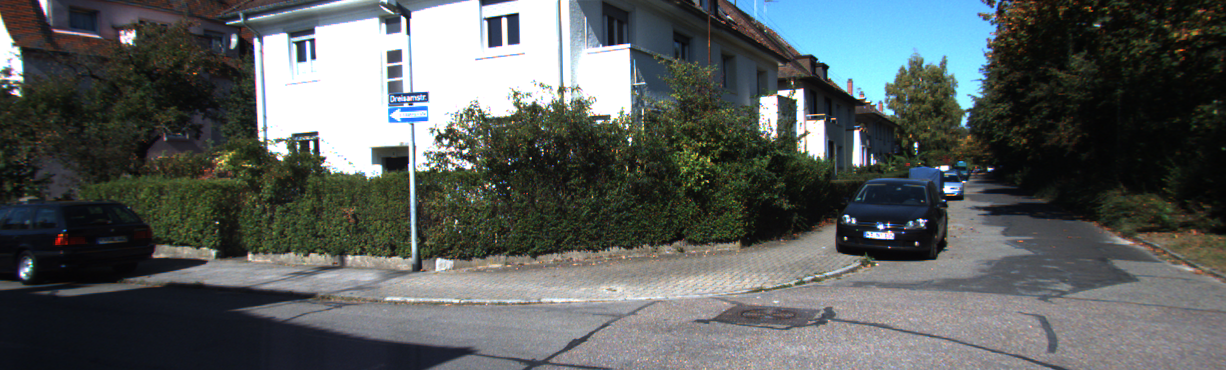
#> input picture Structure from Motion/data/img2/0000000461.png, 1226 x 370 px; its folder holds only this picture in this run
$ jupyter execute --allow-errors StereoSLAM.ipynb   (shell and % lines are left out)
#> lines starting #> are read from the running program, lines starting #| are printed output that depends on the picture
#> further down, img_left is the input picture: shape (370, 1226, 3); mean B, G, R 92.6, 93.8, 88.8
# Stereo SLAM

This is a major part of this project and will likely take some time.

For stereo, feel free to look up existing tutorials that implement this and write your own code here. Do not spend too long tweaking parameters here, focus on getting decent results and move on. You can also use OpenCV functions to backproject to 3D.

## PART 1: Stereo dense reconstruction

3-D point clouds are very useful in robotics for several tasks such as object detection, motion estimation (3D-3D matching or 3D-2D matching), SLAM, and other forms of scene understanding.  Stereo camerasprovide  us  with  a  convenient  way  to  generate  dense  point  clouds.Densehere,  in  contrast  tosparse,means all the image points are used for the reconstruction.  In this part of the assignment you will begenerating a dense 3D point cloud reconstruction of a scene from stereo images.

#### Procedure:

<ol>
    <li> Generate a disparity map for each stereo pair.  Use OpenCV (e.g.  StereoSGBM) for this.  Notethat the images provided are already rectified and undistorted. </li>
    <li> Then, using the camera parameters and baseline information generate colored point clouds from each disparity map.  Some points will have invalid disparity values, so ignore them.  Use [Open3D]for storing your point clouds. </li>
    <li> Register (or transform) all the generated point clouds into your world frame by using the providedground truth poses. </li>
    <li> Visualize the registered point cloud data, in color.  Use Open3D for this </li>
</ol>


Write briefly about how the disparity map is generated (if you used SGBM, write about SGBM).

A disparity map measures the difference in apparent positions of the same object as observed in the two images, and can be related to the depth of the object (as closer objects have a higher disparity). We use openCV's StereoSGBM functionality to calculate this map, which uses Semi-Global Block Matching to calculate corresponding points and then measures the differences in their apparent positions. So the StereoSGBM matches blocks, and not individual pixels. Though, setting blockSize=1 reduces the blocks to single pixels. StereoSGB uses several parameters:

minDisparity:       Minimum possible disparity value. Normally, it is zero but sometimes rectification algorithms can shift images which can lead to arbitrary values.
numDisparities:     Maximum disparity minus minimum disparity.
blockSize:      Matched block size. It must be an odd number >=1.
disp12MaxDiff:      Maximum allowed difference (in integer pixel units) in the left-right disparity check.
preFilterCap:       Truncation value for the prefiltered image pixels. The algorithm first computes x-derivative at each pixel and clips its value by [-preFilterCap, preFilterCap] interval. The result values are passed to the Birchfield-Tomasi pixel cost function.

uniquenessRatio:    Margin in percentage by which the best (minimum) computed cost function value should win the second best value to consider the found match correct.
speckleWindowSize:  Maximum size of smooth disparity regions to consider their noise speckles and invalidate.
speckleRange:   Maximum disparity variation within each connected component.

P1:    The first parameter controlling the disparity smoothness. Used for the case of slanted surfaces.
P2:    The second parameter controlling the disparity smoothness.This parameter is used for solving the depth discontinuities problem. The larger the values are, the smoother the disparity is. P1 is the penalty on the disparity change by plus or minus 1 between neighbor pixels. P2 is the penalty on the disparity change by more than 1 between neighbor pixels.

Heavy parameter tuning was required to achieve acceptable disparity results. We divide our disparity images by 64, which is a multiple of 16, to ensure that it fits the requirement needed reprojectImageTo3D. Choosing 64 gave us better results than 32. Later, to get a better control over the reprojection process we implemented our own reprojectImageTo3D function. For that we converted the disparity matrix into a disparity flattened array and then later extracted the inverse_projected 3D points directly. Next, we calculate the reverse projection matrix, which uses the dimensions of the image, the focal distance and the baseline, and along with the disparity information, helps to reproject the image points back into the 3D world.

[cell 1]
import os
import cv2
import numpy as np
import matplotlib.pyplot as plt
from sklearn.preprocessing import normalize
import random
import open3d as o3d

[cell 2]
# [5 lines left out: function read_transformations, not called in this run]

POSES_PATH = "../data/poses.txt"
LEFT_IMAGES_DIR_PATH = "../data/img2"
RIGHT_IMAGES_DIR_PATH = "../data/img3"
RESULTS_PATH = 'point_clouds'

K = [[7.070912e+02, 0.000000e+00, 6.018873e+02], [0.000000e+00, 7.070912e+02, 1.831104e+02], [0.000000e+00, 0.000000e+00, 1.000000e+00]]
BASELINE = 0.53790448812
#> (the rest of this cell did not finish here and is left out)

[cell 3]
NUM_DISPARITIES = 144
BLOCK_SIZE = 5
UNIQUENESS_RATIO = 10
SPECKLE_RANGE = 32
WINDOW_SIZE = 5
MIN_DISPARITY = -39
DISP_12_MAX_DIFF = 1
SPECKLE_WINDOW_SIZE = 100

[cell 4]
def project_points_to_world(points,pose):
    points = (pose @ points.T).T
    return points

def getParallaxMap(disparity):
    h,w = disparity.shape
    disparity_map = []
    for i in range(h):
        for j in range(w):
            disparity_map.append([j,i,disparity[i,j],1])
    return np.array(disparity_map)

def reprojectImageTo3d(disparity_map,Q):
    points = []
    for dis in disparity_map:
        point = Q @ dis
        points.append(point)
    return np.array(points)

def make_disparitymap(imgL, imgR):

    # Hyperparameters
    win_size = WINDOW_SIZE
    min_disp = MIN_DISPARITY
    num_disp = NUM_DISPARITIES

    stereo = cv2.StereoSGBM_create(minDisparity = min_disp,
        numDisparities = num_disp,
        blockSize = BLOCK_SIZE,
        disp12MaxDiff = DISP_12_MAX_DIFF,
        speckleWindowSize = SPECKLE_WINDOW_SIZE,
        speckleRange = SPECKLE_RANGE,
        uniquenessRatio = UNIQUENESS_RATIO,
        P1 = 8*3* win_size**2,
        P2 = 32*3*win_size**2,
        preFilterCap = 63
    )

    disparity = stereo.compute(imgL, imgR).astype(np.float32)/64.0
    disparity = (disparity-min_disp)/num_disp
    return disparity

# [9 lines left out: function filter, not called in this run]

[cell 5]
i_ = 0
world_pcd = o3d.geometry.PointCloud()

#> (the rest of this cell did not finish here and is left out)

#> in make_disparitymap, `disparity = stereo.compute(imgL, imgR).astype(np.float32)/64.0`:
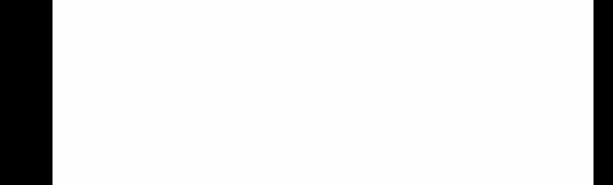
#> disparity: shape (370, 1226) float32 (shown at 1/2 size); min -10, max 0.0312, mean -1.17; drawn with min black and max white

    h, w = disparity.shape[:2]
    f = K[0][0]
    rev_proj_matrix = np.float32([[1, 0, 0, -0.5*w],
                        [0,-1, 0,  0.5*h],
                        [0, 0, 0, f],
                        [0, 0, 1/BASELINE,  0]])
    disparity_map = getParallaxMap(disparity)
#> after the loop in getParallaxMap, `for i in range(h):`: disparity_map = 453620 items
    point_cloud = reprojectImageTo3d(disparity_map, rev_proj_matrix)
#> the loop in reprojectImageTo3d, `for dis in disparity_map:` made 453620 passes
#> (dis, point) on passes 1 to 3: ([0, 0, 0.201, 1], [-613, 185, 707.1, 0.374]), ([1, 0, 0.201, 1], [-612, 185, 707.1, 0.374]), ([2, 0, 0.201, 1], [-611, 185, 707.1, 0.374])

    colors = cv2.cvtColor(img_left, cv2.COLOR_BGR2RGB)
    mask = (disparity >= disparity.min())
    colors = colors[mask]

    colors = colors/255
    cloud_colors = np.array(colors)

    point_cloud = (point_cloud.T/point_cloud.T[3,:]).T
    point_cloud = project_points_to_world(point_cloud,TRANS[i_].reshape((3, 4)))

    point_cloud,cloud_colors = filter(point_cloud,cloud_colors)

    pcd = o3d.geometry.PointCloud()
    pcd.points = o3d.utility.Vector3dVector(point_cloud)
    pcd.colors = o3d.utility.Vector3dVector(cloud_colors)
    world_pcd += pcd

    i_ += 1

o3d.io.write_point_cloud("colored_op.pcd", world_pcd)

[cell 6]
output = o3d.io.read_point_cloud("colored_op.pcd")
o3d.visualization.draw_geometries([output])

## PART 2: Motion estimation using iterative PnP

Using the generated reconstruction from the previous part, synthesize a new image taken by a virtualmonocular camera fixed at any arbitrary position and orientation.  Your task in this part is to recoverthis pose using an iterative Perspective-from-n-Points (PnP) algorithm.

#### Procedure:

<ol>
    <li> Obtain a set of 2D-3D correspondences between the the image and the point cloud.  Since hereyou’re generating the image, this should be easy to obtain. </li>
    <li> For this set of correspondences compute the total reprojection error c= $\sum_{i} ‖x_i−P_{k}X_i‖^2 $    where $P_{k}= K[R_{k}|t_{k}]$, $X_{i}$ is the 3D point in the world frame, $x_{i}$ is its corresponding projection. </li>
    <li> Solve for the pose $T_{k}$ that minimizes this non-linear reprojection error using a Gauss-Newton (GN)scheme.  Recall that in GN we start with some initial estimated value $x_{o}$ and iteratively refine the estimate using $x_{1}$= $∆x+x_0$, where $∆x$ is obtained by solving the normal equations $J^{T}J∆x$= -$J^{T}e$, until convergence.The main steps in this scheme are computing the corresponding Jacobians and updating the estimates correctly.  For our problem,  use a 12×1 vector parameterization for $T_{k}$(the top 3×4submatrix).  Run the optimization for different choices of initialization and report your observations. </li>
</ol>

Make sure that you write about how you calculate the residual and jacobians. Do not just include the code. The pose that you have been given is the ground truth, so using that will obviously give good results for optimization, so try out something else as well.

Structure of the jacobian and residual is derived in `Theory.pdf` file.

[cell 7]
def get_correspondences(world_pcd, sample_count = 100):
    #Initialising R and t:
    mu, sigma = 0, 0.1
    R = np.random.normal(mu, sigma, (3, 3))
    t = np.random.normal(mu, sigma, (3, 1))
    R_t = np.hstack((R,t))  #3x4 translation matrix

    #get P:
    P = K @ R_t

    points = np.asarray(world_pcd.points)

    points_2d = []
    points_3d = []

    rand_ind = np.random.randint(0,points.shape[0],size=sample_count)

    for i in rand_ind:

        x_est = P @ np.hstack((points[i], [1]))
        points_3d.append(np.hstack((points[i], [1])))
        points_2d.append(x_est)

    points_3d = np.array(points_3d)
    points_2d = np.array(points_2d)

    return points_2d, points_3d, P

[cell 8]
# UTILITY FUNCTIONS

# [55 lines left out: functions get_residual, get_jacobian, gauss_newton, not called in this run]

def PnP(points_2d, points_3d, P_init, iterations = 100, tol = 1e-15):
    return gauss_newton(points_2d, points_3d, P_init, iterations, tol)

#> (a cell that did not finish here is left out)

mu, sigma = 100, 100
P_init_unnormm = P_gt_unnorm.reshape((12,1)) + np.random.normal(mu, sigma, (12, 1))

P_out_unnorm, error_unnorm = PnP(points_2d, points_3d, P_init_unnormm)
P_out_unnorm = P_out_unnorm.reshape((3, 4))

print("Ground truth P=\n",P_gt_unnorm)
print("Randomly initialised P=\n",P_init_unnormm.reshape((3,4)))
print("Final optimised P=\n", P_out_unnorm)
print("The error value =", error_unnorm[-1])

[cell 10]
ROWS, COLS = 1, 3
H, W = 6, 8

fig, ax = plt.subplots(figsize = (COLS*W, ROWS*H))

ax.set_xlabel("Number of Iterations")
ax.set_ylabel("Error Value")
#> (the rest of this cell did not finish here and is left out)

### Normalised PnP:

[cell 11]
def get_jacobian_normalized(x, X, Pk):

    J = np.zeros((2*len(x), 12))

    x_pred = (Pk @ X.T).T
    Z = x_pred[:,2]

    # Update for xi
    J[::2, 0] = -X[:,0] / Z
    J[::2, 1] = -X[:,1] / Z
    J[::2, 2] = -X[:,2] / Z
    J[::2, 3] = -1 / Z
    J[::2, 8] = X[:,0] * x_pred[:,0] / (Z**2)
    J[::2, 9] = X[:,1] * x_pred[:,0] / (Z**2)
    J[::2,10] = X[:,2] * x_pred[:,0] / (Z**2)
    J[::2,11] = 1 / (Z**2)

    # Update for yi
    J[1::2, 4] = -X[:,0] / Z
    J[1::2, 5] = -X[:,1] / Z
    J[1::2, 6] = -X[:,2] / Z
    J[1::2, 7] = -1 / Z
    J[1::2, 8] = X[:,0] * x_pred[:,1] / (Z**2)
    J[1::2, 9] = X[:,1] * x_pred[:,1] / (Z**2)
    J[1::2,10] = X[:,2] * x_pred[:,1] / (Z**2)
    J[1::2,11] = 1 / (Z**2)

    return J

def gauss_newton_normalized(x, X, P0, n_iters = 20, lmbda = 10):
    P0 = P0.reshape((3,4))
    Pk = P0.copy()
    x = x / x[:,2].reshape(-1,1)
    errors = []

    for k in range(n_iters):

        # current projection calculation
        x_pred = (Pk @ X.T).T
        x_pred = x_pred / x_pred[:,2].reshape(-1,1)

        # residual calculation
        r = x - x_pred

        # error calculation
        err = np.sum(r**2)
        errors += [err]

        # Jacobian Calculation
        J = get_jacobian_normalized(x, X, Pk)

        # removing the difference in Z (since it's normalized)
        r_trunc = r[:,:2].flatten().reshape(-1,1)

        # Gauss Newton
        fac = np.linalg.pinv(J.T @ J)
        dPk = fac @ (J.T @ r_trunc)

        # updating P
        Pk -= dPk.reshape(3,4)

    plt.plot(range(1,len(errors)+1), errors)
    plt.title("Error vs Iteration")
    plt.xlabel("Iteration")
    plt.ylabel("Error")
    plt.show()

    return Pk, errors

def PnP_normalized(points_2d, points_3d, P_init, iterations = 100, tol = 1e-15):
    return gauss_newton_normalized(points_2d, points_3d, P_init, iterations, tol)

#> (a cell that did not finish here is left out)

mu, sigma = 0, 0.01
P_init_1 = P_gt_1 + np.random.normal(mu, sigma, (3, 4))

#> (a cell that did not finish here is left out)

#> (a cell that did not finish here is left out)

mu, sigma = 0, 0.1
P_init_2 = P_gt_2 + np.random.normal(mu, sigma, (3, 4))

#> (a cell that did not finish here is left out)

## PART 3: Odometry Calculation

In part 1, you used the ground truth pose for registration. Here, try to estimate the pose using the RGB image data alone.

#### Procedure:

1. This can be done by computing features across the two images and matching them. Since you already have the depth map, you now have correspondences between the depth maps of two images as well from the RGB feature matches.
2. You can now convert this depth map to a point cloud.
3. Since you have correspondences between image points in the depth map, you have 3D correspondences here as well. Perform ICP here to get a good pose estimate.
4. Feed these initial pose estimates into the PnP pipeline and optimise further.

[cell 16]
import matplotlib.pyplot as plt
import matplotlib.image as mpimg
import matplotlib.cm as cm
import numpy as np
import cv2

[cell 17]
COLOR = [[100,200,0],[0,100,200],[10,255,100],[255,0,0],[0,255,0],[0,0,255],[255,255,0],[0,255,255],[255,0,255],[128,128,0],[0,128,128],[100,0,50],[0,190,33],[1,100,1,],[130,130,200],[16,69,49],[175,250,200]]

def plot_points(points,image):

    for i in range(points.shape[0]):

        thickness = 10
        colour = COLOR[i]

        image = cv2.circle(image,(int(points[i][0]),int(points[i][1])),thickness,colour,-1)

    return image

Select the first pair of images (frame1).

[cell 18]
LEFT_IMAGE_PATH_1 = "../data/img2/0000000460.png"
RIGHT_IMAGE_PATH_1 = "../data/img3/0000000460.png"

[cell 19]
#Opening img1
image_points_left_1 = []
fig = plt.figure(figsize=(20,30))

IMG_LEFT = mpimg.imread(LEFT_IMAGE_PATH_1)
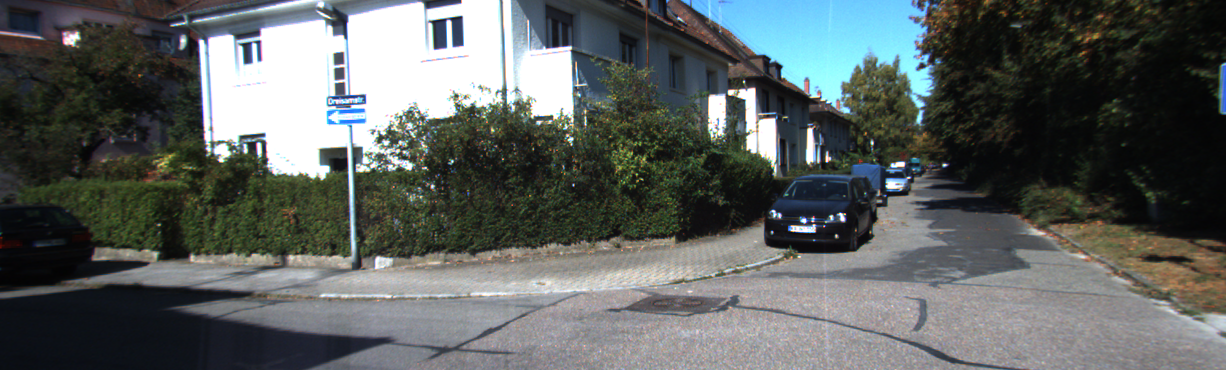
#> input picture Structure from Motion/data/img3/0000000460.png, 1226 x 370 px, found by its file name
#> IMG_LEFT is the input picture: shape (370, 1226, 3) float32; mean R, G, B 0.362, 0.382, 0.375

def onclick(event):
    ix, iy = event.xdata, event.ydata
    image_points_left_1.append([ix, iy])

cid = fig.canvas.mpl_connect('button_press_event', onclick)

imgplot = plt.imshow(IMG_LEFT)
plt.show()

#Opening img2
image_points_right_1 = []
fig = plt.figure(figsize=(20,30))

IMG_RIGHT = mpimg.imread(RIGHT_IMAGE_PATH_1)

def onclick(event):
    ix, iy = event.xdata, event.ydata
    image_points_right_1.append([ix, iy])

cid = fig.canvas.mpl_connect('button_press_event', onclick)


imgplot = plt.imshow(IMG_RIGHT)
plt.show()

[cell 20]
#View the points:

#Points1 - corresponding to image 1
image_points_left_1 = np.array(image_points_left_1)
img1 = mpimg.imread(LEFT_IMAGE_PATH_1)
img1 = plot_points(image_points_left_1,img1)

#Points2 - corresponding to image 2
image_points_right_1 = np.array(image_points_right_1)
img2 = mpimg.imread(RIGHT_IMAGE_PATH_1)
img2 = plot_points(image_points_right_1,img2)

fig, ax = plt.subplots(1,2,figsize=(25,25))
ax[0].imshow(img1)
ax[1].imshow(img2)
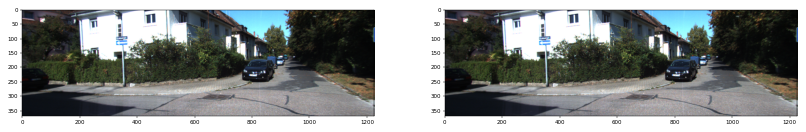
#> figure drawn by matplotlib, 2 panels

[cell 21]
image_points_left1 = np.array([[int(i[1]), int(i[0])] for i in image_points_left_1])
image_points_right1 = np.array([[int(i[1]), int(i[0])] for i in image_points_right_1])

print("The points from image1 are:")
print(image_points_left1)
print("The points from image2 are:")
print(image_points_right1)

Select the second pair of images (frame2).

[cell 22]
LEFT_IMAGE_PATH_2 = "../data/img2/0000000463.png"
RIGHT_IMAGE_PATH_2 = "../data/img3/0000000463.png"

[cell 23]
#Opening img1
image_points_left_2 = []
fig = plt.figure(figsize=(20,30))

IMG_LEFT = mpimg.imread(LEFT_IMAGE_PATH_2)
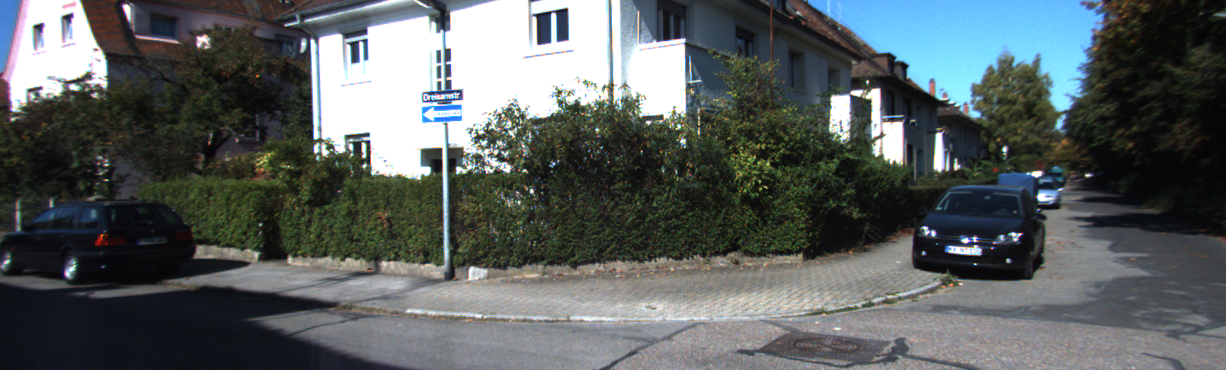
#> input picture Structure from Motion/data/img3/0000000463.png, 1226 x 370 px, found by its file name
#> IMG_LEFT is the input picture: shape (370, 1226, 3) float32; mean R, G, B 0.35, 0.375, 0.375
#> (the rest of the program and of its run is left out)
